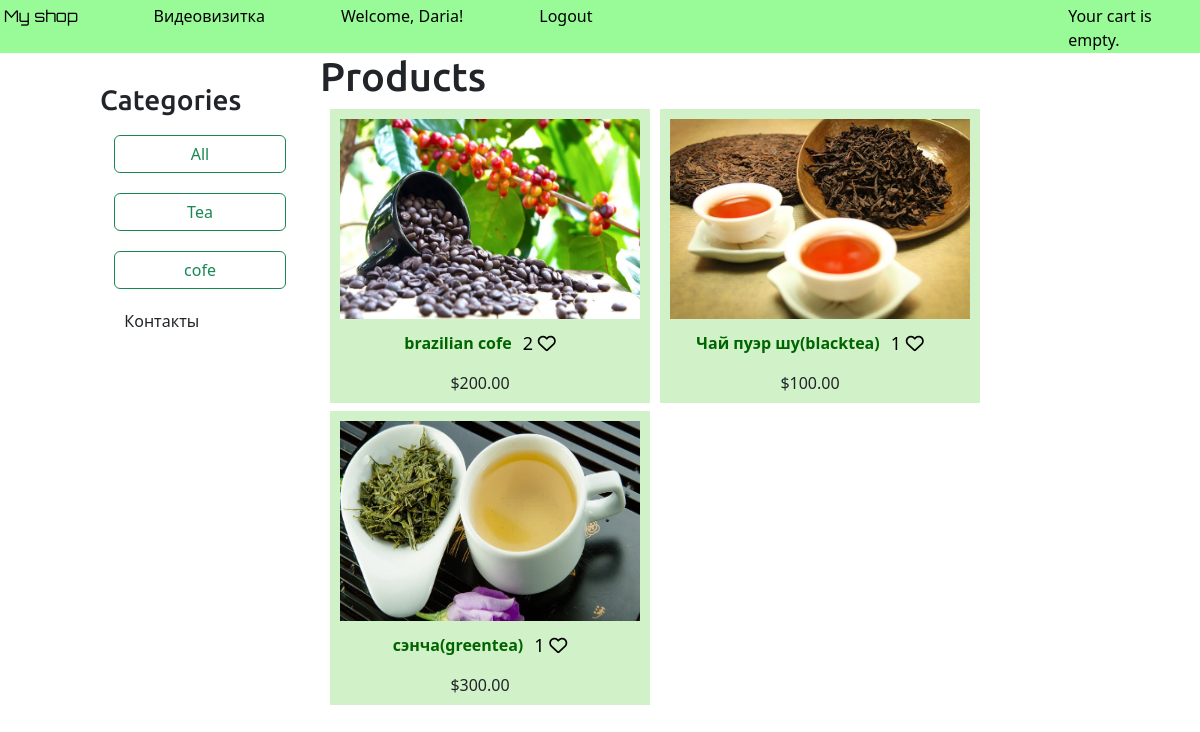
/ (signed in), run on the app's committed database.
### shop/models.py (models this page shows, shortened)
class Reg(AbstractUser):
    pass
    class Meta:
        verbose_name = 'User'
        verbose_name_plural = 'Users'

class Category(models.Model):
     name = models.CharField(max_length=200)
     slug = models.SlugField(max_length=200,
     unique=True)
     class Meta:
         ordering = ['name']
         indexes = [
         models.Index(fields=['name']),
         ]
         verbose_name = 'category'
         verbose_name_plural = 'categories'
     def get_absolute_url(self):
         return reverse('shop:product_list_by_category',
                        args=[self.slug])

class Product(models.Model):
    category = models.ForeignKey(Category,
                                 related_name='products',
                                 on_delete=models.CASCADE)
    name = models.CharField(max_length=200)
    slug = models.SlugField(max_length=200)
    image = models.ImageField(upload_to='products/%Y/%m/%d',
                              blank=True)
    description = models.TextField(blank=True)
    price = models.DecimalField(max_digits=10,
                                decimal_places=2)
    available = models.BooleanField(default=True)
    created = models.DateTimeField(auto_now_add=True)
    updated = models.DateTimeField(auto_now=True)
    users_like = models.ManyToManyField(
        settings.AUTH_USER_MODEL,
        related_name='products_liked',
        blank=True
    )
    def get_absolute_url(self):
        return reverse('shop:product_detail',
                       args=[self.id, self.slug])
    class Meta:
        ordering = ['name']
        indexes = [
            models.Index(fields=['id', 'slug']),
            models.Index(fields=['name']),
            models.Index(fields=['-created']),
        ]
    def __str__(self):
        return self.name

### shop/views.py (the view)
# urls.py: path('', views.product_list, name='product_list'),  # Все продукты
def product_list(request, category_slug=None):
    category = None
    categories = Category.objects.all()
    products = Product.objects.all()
    print(products)
    if category_slug:
        category = get_object_or_404(Category,
                                     slug=category_slug)
        products = products.filter(category=category)
    return render(request,
                  'shop/product/list.html',
                  {'category': category,
                   'categories': categories,
                   'products': products,
                   'user':UserRegistrationForm(request.POST),
                   },
                  )

### shop/templates/shop/product/list.html (shortened to what this page needs)
{% extends "shop/base.html" %}
{% load static %}
{% block content %}
 <div id="sidebar">
 <h3>Categories</h3>
 <ul>
 <li {% if not category %}{% endif %}>
 <a href="{% url 'shop:product_list' %}" button type="button" class="btn btn-outline-success">All</a>
 </li>
 {% for c in categories %}
 <li {% if category.slug == c.slug %} {% endif %}>
 <a href="{{ c.get_absolute_url }}" button type="button" class="btn btn-outline-success">{{ c.name }}</a>
 </li>
 {% endfor %}
     <li>
      <div class="dropdown">
      <a>Контакты</a>
    </div>
     </li>
 </ul>
 </div>
 <div id="main" class="product-list">
 <h1>{% if category %}{{ category.name }}{% else %}Products {% endif %}</h1>
{% for product in products %}
    <div class="item">
        <a href="{{ product.get_absolute_url }}">
            <img src="{% if product.image %}{{ product.image.url }}{% else %}{% static 'shop/img/no_image.png' %}{% endif %}">
        </a>
        <div class="title-like">
    <a href="{{ product.get_absolute_url }}">{{ product.name }}</a>
    <div class="like">{{ product.users_like.count }} <i class="fa-regular fa-heart"></i> </div>
  </div>
        <br>
        ${{ product.price }}
    </div>
{% empty %}
    <p>No products available.</p>
{% endfor %}
 </div>
{% endblock %}

### shop/templates/shop/base.html (shortened to what this page needs)
{% load static %}
<!DOCTYPE html>
<html>
 <head>
 <link href="{% static 'shop/css/base.css' %}" rel="stylesheet">
  <link rel="stylesheet" href="https://cdn.jsdelivr.net/npm/bootstrap@5.3.2/dist/css/bootstrap.min.css">
<link rel="stylesheet" href="https://cdnjs.cloudflare.com/ajax/libs/font-awesome/6.5.0/css/all.min.css" />
 </head>
 <body>
 {% load static %}
  <div id="header">
    <a href="/" class="logo">My shop</a>
  </div>
  <div id="subheader">
    <a href="/" class="logo">My shop</a>
      <a href="{% url 'shop:video' %}">Видеовизитка</a>
      <span class="user">
{% if request.user.is_authenticated %}
    <a>Welcome, {{ request.user.username }}!</a>
          <a href="{% url 'shop:logout_form' %}">Logout</a>
{% else %}
    <a>Welcome, Guest!</a>
           <a href="{% url 'shop:register' %}">Log-in</a>
{% endif %}
 </span>
    <div class="cart">
      <a>Your cart is empty.</a>
         </div>
    </div>
  <div id="content">
    {% block content %}
    {% endblock %}
  </div>
</body>
</html>

### shop/static/shop/css/base.css (style rules this page uses)
body { margin:0; padding:0; font-family:helvetica, sans-serif; z-index: 0; }
h1, h2, h3, h4, h5 , h6 { font-family: 'Ubuntu', sans-serif; font-weight:normal; }
a { text-decoration:none; color:#5993bb; }
#header { position: fixed; padding: 10px 100px; font-size: 18px; overflow: auto; z-index: 2000; }
#subheader { z-index: 2000; top:0; position: fixed!important; background: #98FB98; padding: 1px; text-align: left; left: 0; width: 100%; }
#subheader a { text-align:left; color: black; text-decoration: none; font-size: 16px; margin-top:3px; display: inline-block; transition: background 0.3s, color 0.3s; margin-left:6%; }
#subheader .logo { margin-left:3px; font-family: "Orbitron", serif; font-optical-sizing: auto; font-weight: <weight>; font-style: normal; }
#header .logo { font-family: 'Ubuntu', sans-serif; float:left; color:#333; font-size:22px; margin-right:10%; }
#subheader .cart { float:right; }
#content { padding:0 100px; overflow:hidden; z-index:0; }
#sidebar { width:220px; padding:30px 20px 0 0; float:left; height: 100vh; }
#sidebar ul { margin:0; padding:0; }
#sidebar ul li { margin:0; list-style:none; padding:10px 14px; }
#sidebar ul li a { display:block; }
#main { float:left; width: 96%; margin-right:-220px; overflow:hidden; z-index:0; }
.product-list .item { width:320px; padding:10px 20px 10px 0; float:left; text-align:center; line-height:1.2; background:#d1f1c8; margin-left:10px; margin-bottom:8px; transition: transform .6s ease; z-index: 0; }
.product-list .item img { width:300px; height: 200px; margin-left: 10px; margin-bottom:8px; }
.product-list .item a { color :#2E8B57; }
.product-list .item .title-like { display: flex; justify-content: center; align-items: center; gap: 6px; margin-top: 6px; }
.product-list .item .title-like a { text-decoration: none; color: #006400; font-weight: bold; }
.product-list .item .like { color: black; font-size: 18px; margin-left: 5px; }
.dropdown { position: relative; display: inline-block; z-index: 2000; margin-left: 6%; }
#header, .cart, #content { position: relative; z-index: 10; }

### data on the page
Reg: user.username "Daria"
Category: name "Tea"
Category: name "cofe"
Product: image (picture), name "brazilian cofe", users_like.count "2", price "200.00"
Product: image (picture), name "Чай пуэр шу(blacktea)", users_like.count "1", price "100.00"
Product: image (picture), name "сэнча(greentea)", users_like.count "1", price "300.00"
